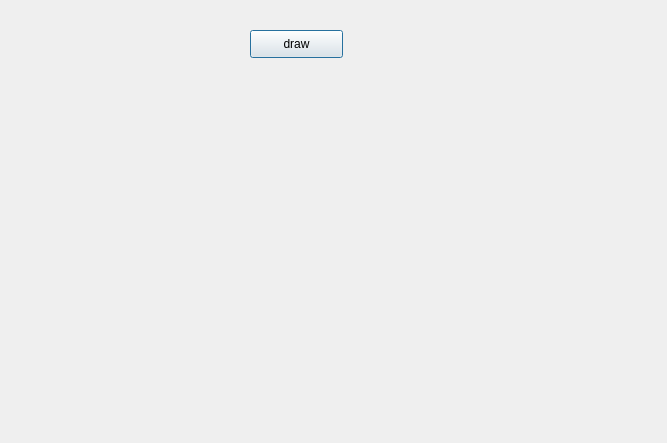
<?xml version="1.0" encoding="UTF-8"?>
<ui version="4.0">
 <class>yellowballs</class>
 <widget class="QDialog" name="yellowballs">
  <property name="geometry">
   <rect>
    <x>0</x>
    <y>0</y>
    <width>667</width>
    <height>443</height>
   </rect>
  </property>
  <property name="windowTitle">
   <string>yellow balls</string>
  </property>
  <widget class="QPushButton" name="btn_draw">
   <property name="geometry">
    <rect>
     <x>250</x>
     <y>30</y>
     <width>93</width>
     <height>28</height>
    </rect>
   </property>
   <property name="text">
    <string>draw</string>
   </property>
  </widget>
 </widget>
 <resources/>
 <connections/>
</ui>
